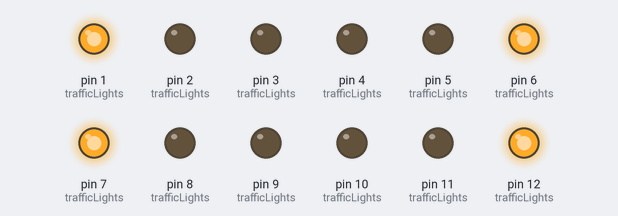
A sketch run on a simulated Arduino Uno, built with avr-gcc and run on an emulated ATmega328P. Parts: output pins drawn as LEDs (lit = HIGH).

Above: at 2.5 s.
At 6.0 s:
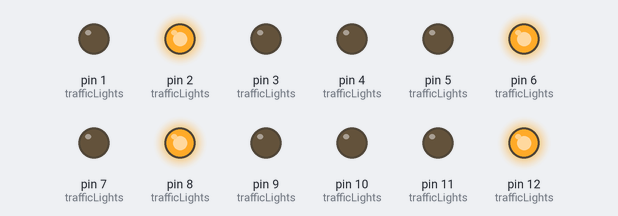
At 9.5 s:
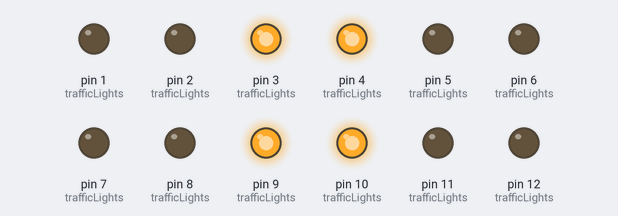
At 13.0 s:
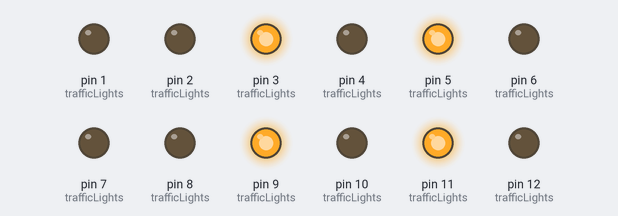
Timing chart, 0 to 18.2 s (numbered marks = the images above):
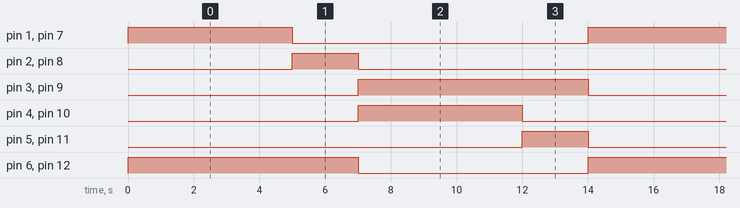

Measured:
- by itself, pin 1 (trafficLights), pin 4 (trafficLights), pin 7 (trafficLights), pin 10 (trafficLights): alternates HIGH for 5.0 s and LOW for 9.0 s
- by itself, pin 2 (trafficLights), pin 5 (trafficLights), pin 8 (trafficLights), pin 11 (trafficLights): alternates HIGH for 2.0 s and LOW for 12.0 s
- by itself, pin 3 (trafficLights), pin 6 (trafficLights), pin 9 (trafficLights), pin 12 (trafficLights): alternates HIGH for 7.0 s and LOW for 7.0 s

The sketch:

Traffic_light_project.ino
```cpp
// Traffic light pins
int trafficLights[4][3] = {
  {1, 2, 3},   // Side 1: Green, Yellow, Red
  {4, 5, 6},   // Side 2: Green, Yellow, Red
  {7, 8, 9},   // Side 3: Green, Yellow, Red
  {10, 11, 12}  // Side 4: Green, Yellow, Red
};

void setup() {
  // Set all LED pins as output
  for (int i = 0; i < 4; i++) {
    for (int j = 0; j < 3; j++) {
      pinMode(trafficLights[i][j], OUTPUT);
      digitalWrite(trafficLights[i][j], LOW); // Turn off all
    }
  }
}

// Turn on Red for specific sides
void setRed(int side1, int side2) {
  digitalWrite(trafficLights[side1][0], LOW);  // Green OFF
  digitalWrite(trafficLights[side1][1], LOW);  // Yellow OFF
  digitalWrite(trafficLights[side1][2], HIGH); // Red ON

  digitalWrite(trafficLights[side2][0], LOW);
  digitalWrite(trafficLights[side2][1], LOW);
  digitalWrite(trafficLights[side2][2], HIGH);
}

// Turn on Green for specific sides
void setGreen(int side1, int side2) {
  digitalWrite(trafficLights[side1][2], LOW);  // Red OFF
  digitalWrite(trafficLights[side1][1], LOW);  // Yellow OFF
  digitalWrite(trafficLights[side1][0], HIGH); // Green ON

  digitalWrite(trafficLights[side2][2], LOW);
  digitalWrite(trafficLights[side2][1], LOW);
  digitalWrite(trafficLights[side2][0], HIGH);
}

// Turn on Yellow for specific sides
void setYellow(int side1, int side2) {
  digitalWrite(trafficLights[side1][0], LOW);  // Green OFF
  digitalWrite(trafficLights[side1][1], HIGH); // Yellow ON
  digitalWrite(trafficLights[side1][2], LOW);  // Red OFF

  digitalWrite(trafficLights[side2][0], LOW);
  digitalWrite(trafficLights[side2][1], HIGH);
  digitalWrite(trafficLights[side2][2], LOW);
}

void loop() {
  // Phase 1: North & South = Green | East & West = Red
  setRed(1, 3);    // East & West
  setGreen(0, 2);  // North & South
  delay(5000);     // Green duration

  // Yellow before changing
  setYellow(0, 2);
  delay(2000);

  // Phase 2: East & West = Green | North & South = Red
  setRed(0, 2);    // North & South
  setGreen(1, 3);  // East & West
  delay(5000);     // Green duration

  // Yellow before changing
  setYellow(1, 3);
  delay(2000);
}
```
